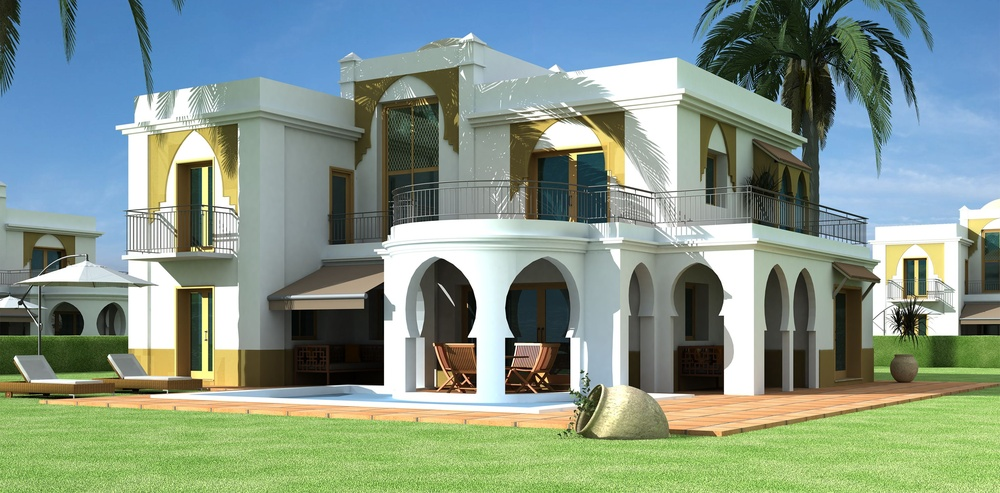
#> input picture FeatureDetectionDescription/home.jpg, 1000 x 493 px, shrunk from 2953 x 1455 before the run
$ python 3.0_SIFT_detector.py
#> lines starting #> are read from the running program, lines starting #| are printed output that depends on the picture; after the words box and inside, x2 and y2 are one past the last pixel; in counts of white or black regions, pixels touching at a corner belong together
# https://docs.opencv.org/4.0.1/da/df5/tutorial_py_sift_intro.html
# Harris does not work if the image is scaled. So, SIFT is introduced.

import numpy as np
import cv2 as cv

img = cv.imread('home.jpg')
#> img is the input picture: shape (493, 1000, 3); mean B, G, R 137, 150.3, 132
gray = cv.cvtColor(img,cv.COLOR_BGR2GRAY)
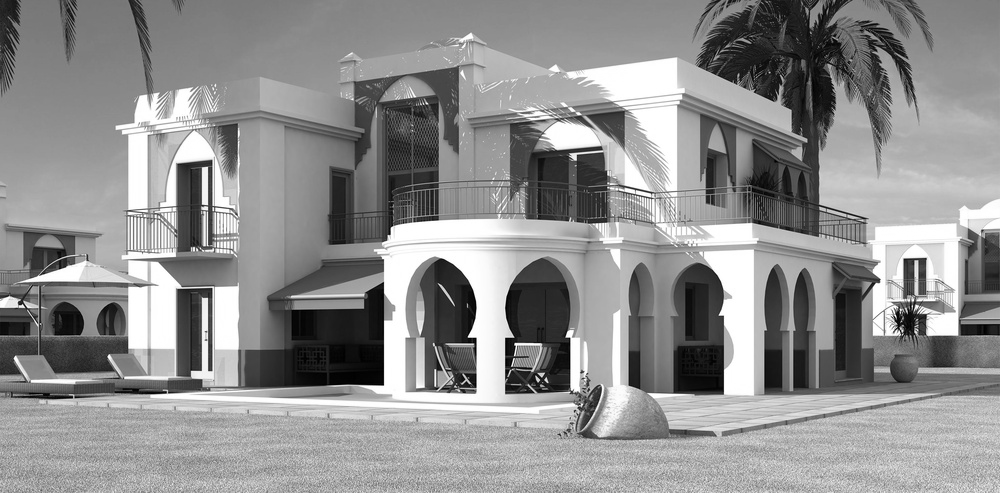
#> gray: shape (493, 1000); min 0, max 255, mean 143.3

sift = cv.xfeatures2d.SIFT_create()

# Calculate only keypoints
# kp = sift.detect(gray,None)

# Calculate descriptor + keypoints
kp, des = sift.detectAndCompute(gray,None)
#> kp = 1594 keypoints; strongest (x, y, size): (538, 380, 2.5), (474, 340, 4), (516, 344, 2.3), (546, 380, 2.4)


# Draw keypoints
img = cv.drawKeypoints(gray,kp,img)
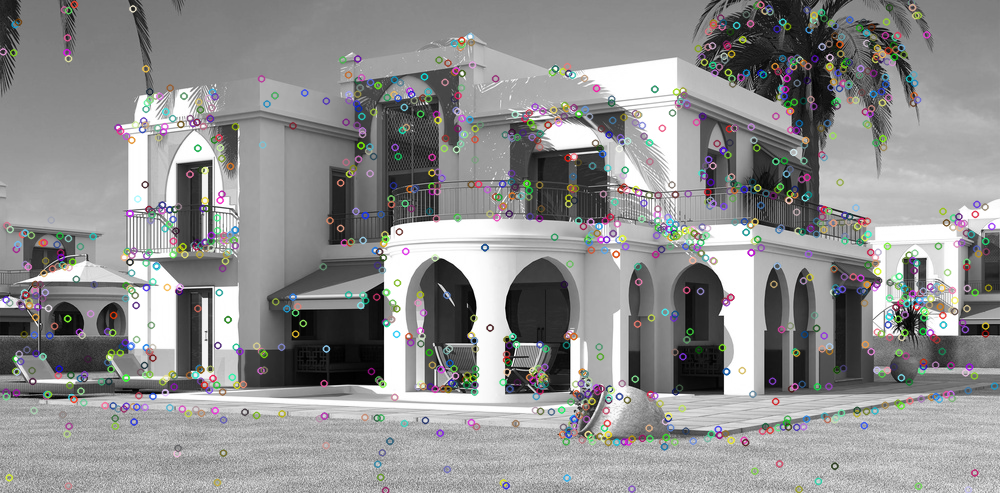
#> img: shape (493, 1000, 3); mean B, G, R 142.9, 143.1, 143.2

cv.imwrite('sift_keypoints.jpg',img)


# Draw Rich keypoints
img_rich = cv.drawKeypoints(gray,kp,img,flags=cv.DRAW_MATCHES_FLAGS_DRAW_RICH_KEYPOINTS)
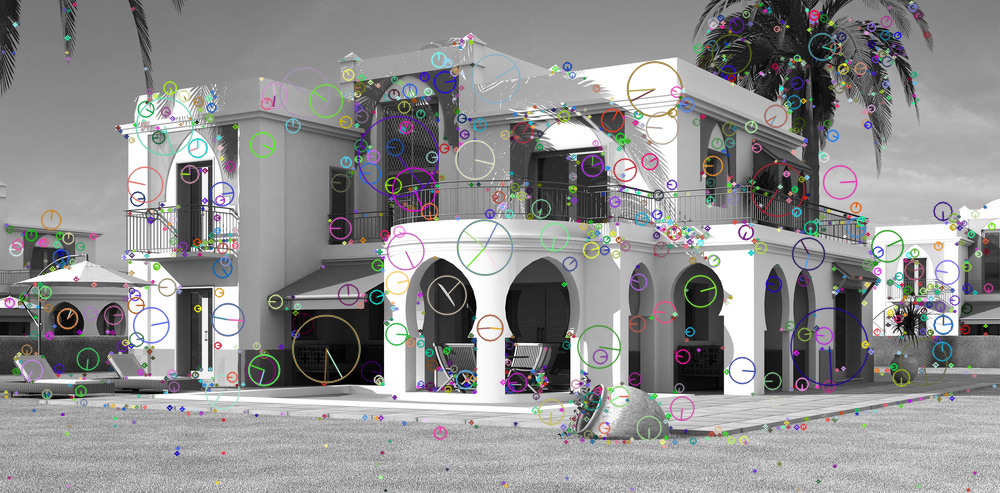
#> img_rich: shape (493, 1000, 3); mean B, G, R 143.1, 142.8, 143

cv.imwrite('sift_rich_keypoints.jpg',img_rich)

print("Descriptor Value: ", des)
#> (printed output is left out)

$ run again, with FeatureDetectionDescription/blox.jpg copied over FeatureDetectionDescription/home.jpg
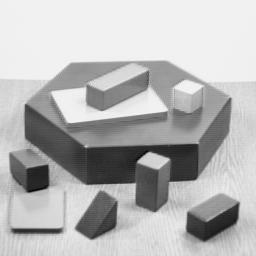
#> input picture FeatureDetectionDescription/blox.jpg, 256 x 256 px
#> img is the input picture: shape (256, 256, 3); min 0, max 252, mean 182.8
#> kp = 187 keypoints; strongest (x, y, size): (35, 180, 18.6), (154, 161, 12.2), (204, 228, 22), (99, 222, 23.1)
#> `img = cv.drawKeypoints(gray,kp,img)`:
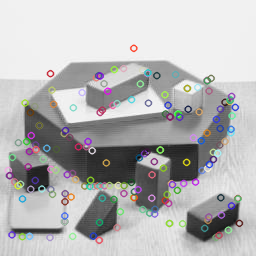
#> img: shape (256, 256, 3); 11.63% of pixels changed, all inside (x1, y1, x2, y2) = (4, 44, 244, 245)
#> `img_rich = cv.drawKeypoints(gray,kp,img,flags=cv.DRAW_MATCHES_FLAGS_DR..`:
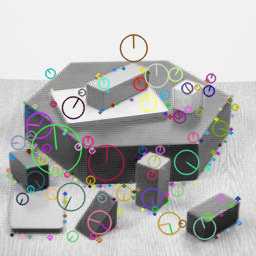
#> img_rich: shape (256, 256, 3); mean B, G, R 181, 181.7, 182.2
#> (printed output is left out)

$ run again, with FeatureDetectionDescription/building.jpg copied over FeatureDetectionDescription/home.jpg
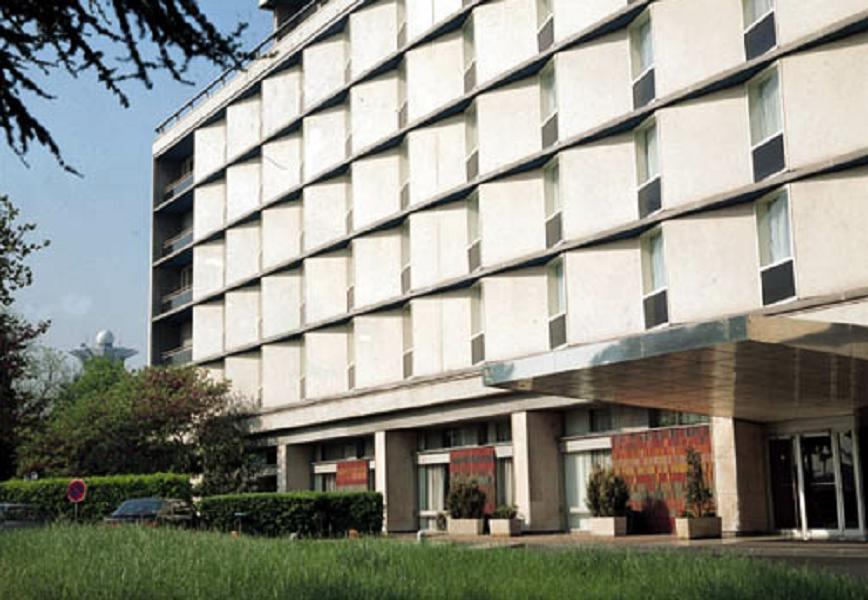
#> input picture FeatureDetectionDescription/building.jpg, 868 x 600 px
#> img is the input picture: shape (600, 868, 3); mean B, G, R 133.7, 143.6, 142.9
#> `gray = cv.cvtColor(img,cv.COLOR_BGR2GRAY)`:
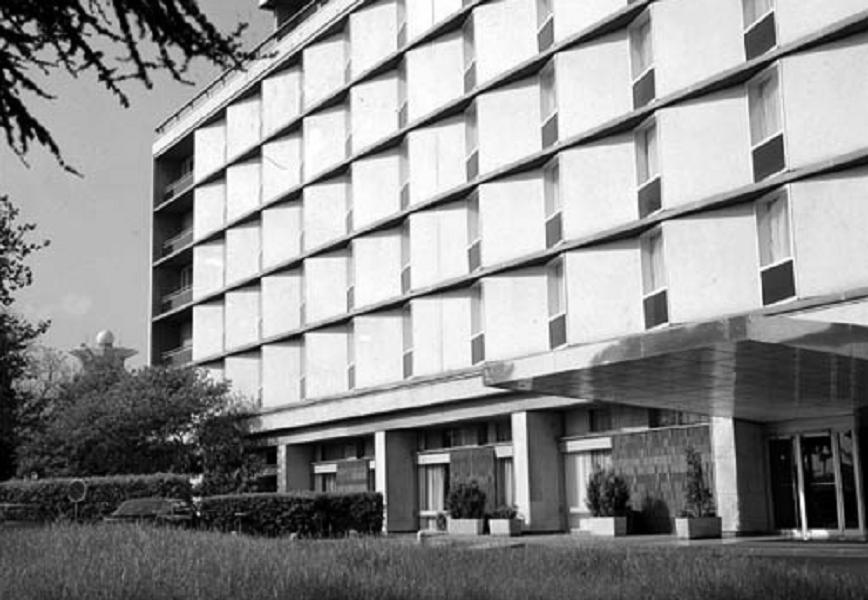
#> gray: shape (600, 868); min 0, max 255, mean 142.3
#> kp = 4566 keypoints; strongest (x, y, size): (219, 176, 10.5), (254, 154, 11.5), (294, 197, 11.8), (294, 128, 12.2)
#> `img_rich = cv.drawKeypoints(gray,kp,img,flags=cv.DRAW_MATCHES_FLAGS_DR..`:
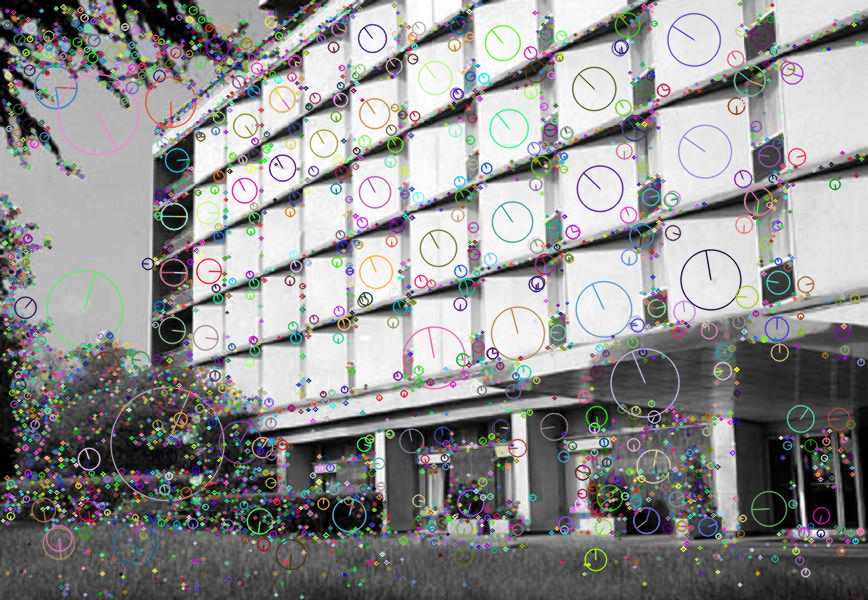
#> img_rich: shape (600, 868, 3); mean B, G, R 142.8, 143, 143.1
#> (printed output is left out)
